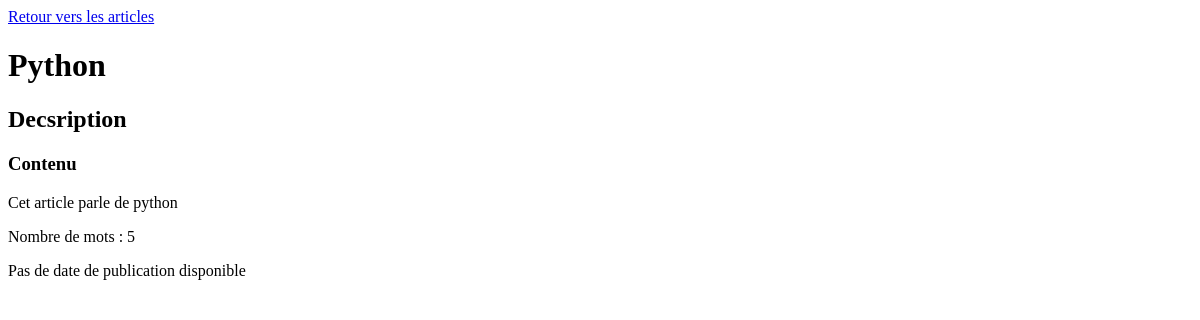
/article-python/, run on an earlier commit of the app's database.
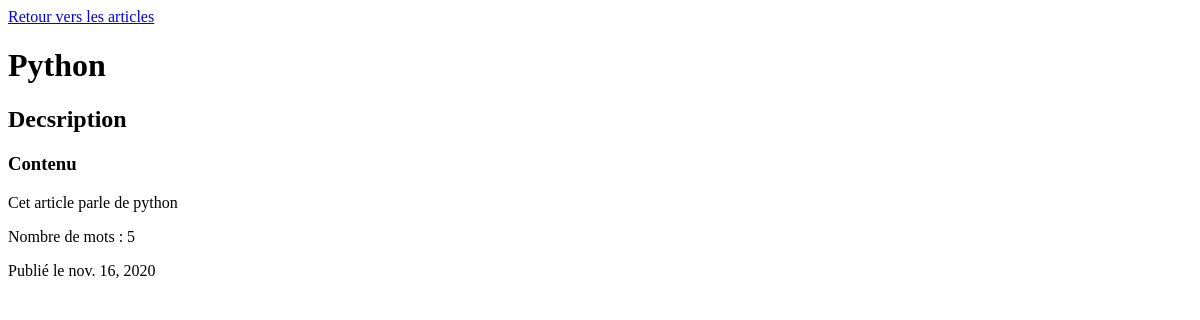
And on a later commit of the database.
### blog/models.py (models this page shows)
class BlogPost(models.Model):
    author = models.ForeignKey(User, on_delete=models.SET_NULL, null=True)
    category = models.ManyToManyField(Category)
    title = models.CharField(max_length=100)
    slug = models.SlugField()
    published = models.BooleanField(default=False)
    date = models.DateField(blank=True, null=True)
    content = models.TextField()
    description = models.TextField()
    def number_of_words(self):
        return len(self.content.split())

### blog/views.py (the view)
# urls.py: path('article-<str:slug>/', article, name="article")
def article(request, slug):
    post = BlogPost.objects.get(slug=slug)
    return render(request, "blog/article.html", context={'post': post})

### blog/templates/blog/article.html (shortened to what this page needs)
<!DOCTYPE html>
<html lang="en">
<head>
</head>
<body>
    {% with nb=post.number_of_words %}
        <a href="{% url 'Blog-index' %}"> Retour vers les articles</a>
        <h1> {{ post.title }} </h1>
        <h2> {{ post.description  }} </h2>
        {% if post.content %}
            <h3>Contenu</h3>
            <p> {{ post.content }} </p>
            <p> Nombre de mots : {{ nb }} </p>
        {% else %}
            <h3> Pas de contenu disponible pour cet article </h3>
        {% endif %}
        {% if post.date %}
            <p> Publié le {{ post.date }} </p>
        {% else %}
            <p>Pas de date de publication disponible</p>
        {% endif %}
    {% endwith %}
</body>
</html>

What changed in the data, as far as the page shows it:
changed BlogPost "Python": date (not shown) → "nov. 16, 2020"
Also different on the page:
text no longer shown: "Pas de date de publication disponible"
text now shown: "Publié le"
